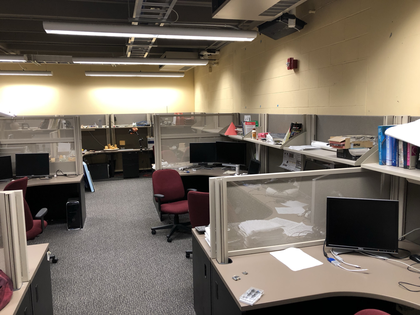
%> input picture Lab06MengyangLi/Mengyang Li/problem_1/LEMS_lab/lems-01.png, 420 x 315 px, shrunk from 1008 x 756 before the run
$ octave P1.m   (GNU Octave 9; MATLAB toolbox functions it lacks are replaced by stand-ins)
%> lines starting %> are read from the running program, lines starting %| are printed output that depends on the picture
% 1. Feature detection and descriptor extraction
I1 = imread('lems-01.png');
%> I1 is the input picture: size 315x420x3 uint8; mean R, G, B 119, 108.8, 97.1
I2 = imread('lems-02.png');
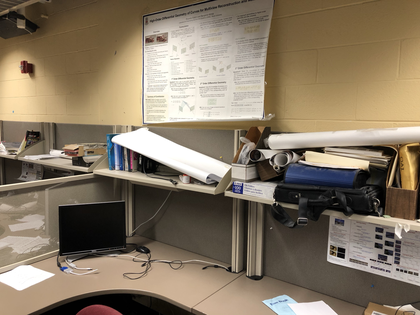
%> input picture Lab06MengyangLi/Mengyang Li/problem_1/LEMS_lab/lems-02.png, 420 x 315 px, shrunk from 1008 x 756 before the run
%> I2 is the input picture: size 315x420x3 uint8; mean R, G, B 133.8, 119.6, 100
I1_gray = rgb2gray(im2double(I1));
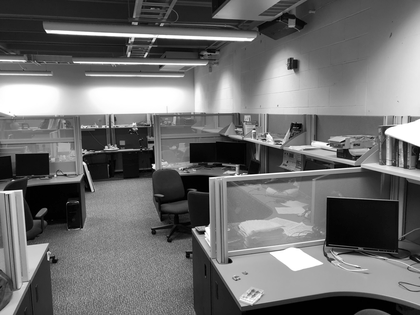
%> I1_gray: size 315x420 double; min 0, max 1, mean 0.433
I2_gray = rgb2gray(im2double(I2));
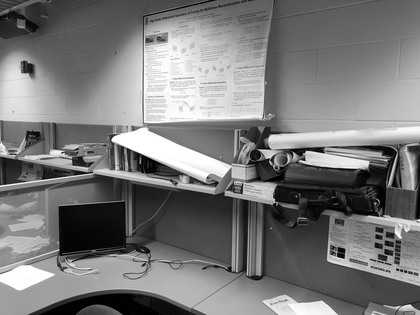
%> I2_gray: size 315x420 double; min 0, max 1, mean 0.477
%> (the run ends here)
